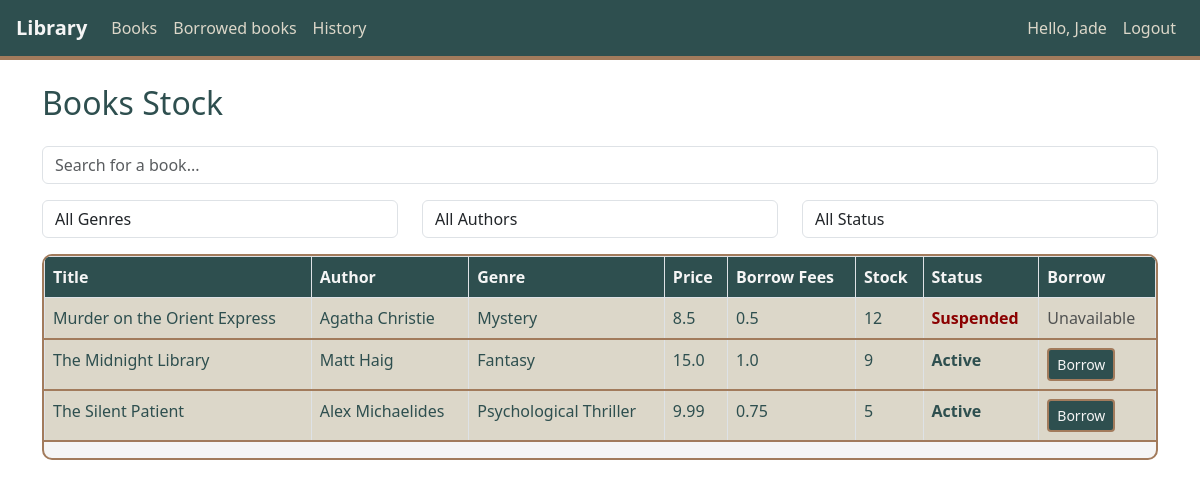
Screenshot of / (signed in) with the database file from the repository.
### tables this page shows
CREATE TABLE books (    id INTEGER PRIMARY KEY AUTOINCREMENT,    title TEXT NOT NULL,    author_id INTEGER NOT NULL,    genre_id INTEGER NOT NULL,    stock INTEGER NOT NULL DEFAULT 0,    status TEXT NOT NULL DEFAULT 'active',       buy_price REAL NOT NULL DEFAULT 0,           borrow_fee REAL NOT NULL DEFAULT 0,         FOREIGN KEY (author_id) REFERENCES authors(id),    FOREIGN KEY (genre_id) REFERENCES genres(id));

CREATE TABLE authors (    id INTEGER PRIMARY KEY AUTOINCREMENT,    name TEXT NOT NULL UNIQUE);

CREATE TABLE genres (    id INTEGER PRIMARY KEY AUTOINCREMENT,    name TEXT NOT NULL UNIQUE);

### app.py (the view)
@app.route("/", methods=["GET", "POST"])
@login_required
def index():
    rows = db.execute("""
            SELECT books.id, books.title, books.stock, books.status, books.buy_price , books.borrow_fee,
                authors.name AS author,
                genres.name AS genre
            FROM books
            JOIN authors ON books.author_id = authors.id
            JOIN genres ON books.genre_id = genres.id
            ORDER BY books.title
        """)
    genres = db.execute("SELECT DISTINCT name FROM genres")
    authors = db.execute("SELECT DISTINCT name FROM authors")
    return render_template("index.html", books=rows, genres=genres, authors=authors)

### app.py (called while the page is built)
def login_required(f):
    @wraps(f)
    def decorated_function(*args, **kwargs):
        if session.get("user_id") is None:
            flash("You must be logged in.")
            return redirect("/login")
        return f(*args, **kwargs)
    return decorated_function

### templates/index.html (shortened to what this page needs)
{% extends "layout.html" %}
{% block body %}
<h2 class="mb-4" style="color:#2E4F4F;">Books Stock</h2>
<input id="search" class="form-control my-3" placeholder="Search for a book...">
<div class="row mb-3">
    <div class="col-md-4">
        <select id="filter-genre" class="form-control">
            <option value="">All Genres</option>
        </select>
    </div>
    <div class="col-md-4">
        <select id="filter-author" class="form-control">
            <option value="">All Authors</option>
        </select>
    </div>
    <div class="col-md-4">
        <select id="filter-status" class="form-control">
            <option value="">All Status</option>
        </select>
    </div>
</div>
<div class="stock-table table-responsive">
    <table class="table table-bordered">
        <thead>
            <tr>
                <th>Title</th>
                <th>Author</th>
                <th>Genre</th>
                <th>Price</th>
                <th>Borrow Fees</th>
                <th>Stock</th>
                <th>Status</th>
                {% if session.get("role") == "admin" %}
                <th>Actions</th>
                {% else %}
                <th>Borrow</th>
                {% endif %}
            </tr>
        </thead>
        <tbody>
            {% for book in books %}
            <tr>
                <td>{{ book.title }}</td>
                <td>{{ book.author }}</td>
                <td>{{ book.genre }}</td>
                <td>{{ book.buy_price }}</td>
                <td>{{ book.borrow_fee }}</td>
                <td>{{ book.stock }}</td>
                <td>
                    {% if book.status == 'active' %}
                        <span class="status-active">Active</span>
                    {% else %}
                        <span class="status-suspended">Suspended</span>
                    {% endif %}
                </td>
                {% if session.get("role") == "admin" %}
                <td>
                    <a href="/admin/books/edit/{{ book.id }}" class="btn btn-edit btn-sm">Edit</a>
                    <a href="/admin/books/suspend/{{ book.id }}" class="btn btn-suspend btn-sm">Suspend</a>
                </td>
                {% else %}
                    <td>
                    {% if book.status == 'active' and book.stock > 0 %}
                        <a href="/borrow/{{ book.id }}" class="btn btn-edit btn-sm">Borrow</a>
                    {% else %}
                        <span class="text-muted">Unavailable</span>
                    {% endif %}
                    </td>
                {% endif %}
            </tr>
            {% endfor %}
        </tbody>
    </table>
</div>
{% endblock %}

### static/css/styles.css (style rules this page uses)
.stock-table { background-color: #F5F5F5; border: 2px solid #A27B5C; border-radius: 10px; overflow: hidden; }
.stock-table th { background-color: #2E4F4F; color: #F5F5F5; font-weight: 600; }
.stock-table td { background-color: #DCD7C9; color: #2E4F4F; border-bottom: 2px solid #A27B5C; }
.status-active { color: #2E4F4F; font-weight: bold; }
.status-suspended { color: #8B0000; font-weight: bold; }
.btn-edit { background-color: #2E4F4F; color: #F5F5F5; border: 2px solid #A27B5C; }

### rows the page displays
books: title "Murder on the Orient Express", author "Agatha Christie", genre "Mystery", buy_price "8.5", borrow_fee "0.5", stock "12", status "Suspended"
books: title "The Midnight Library", author "Matt Haig", genre "Fantasy", buy_price "15.0", borrow_fee "1.0", stock "9", status "Active"
books: title "The Silent Patient", author "Alex Michaelides", genre "Psychological Thriller", buy_price "9.99", borrow_fee "0.75", stock "5", status "Active"

### other values shown
{{ session.username }} "Jade"
